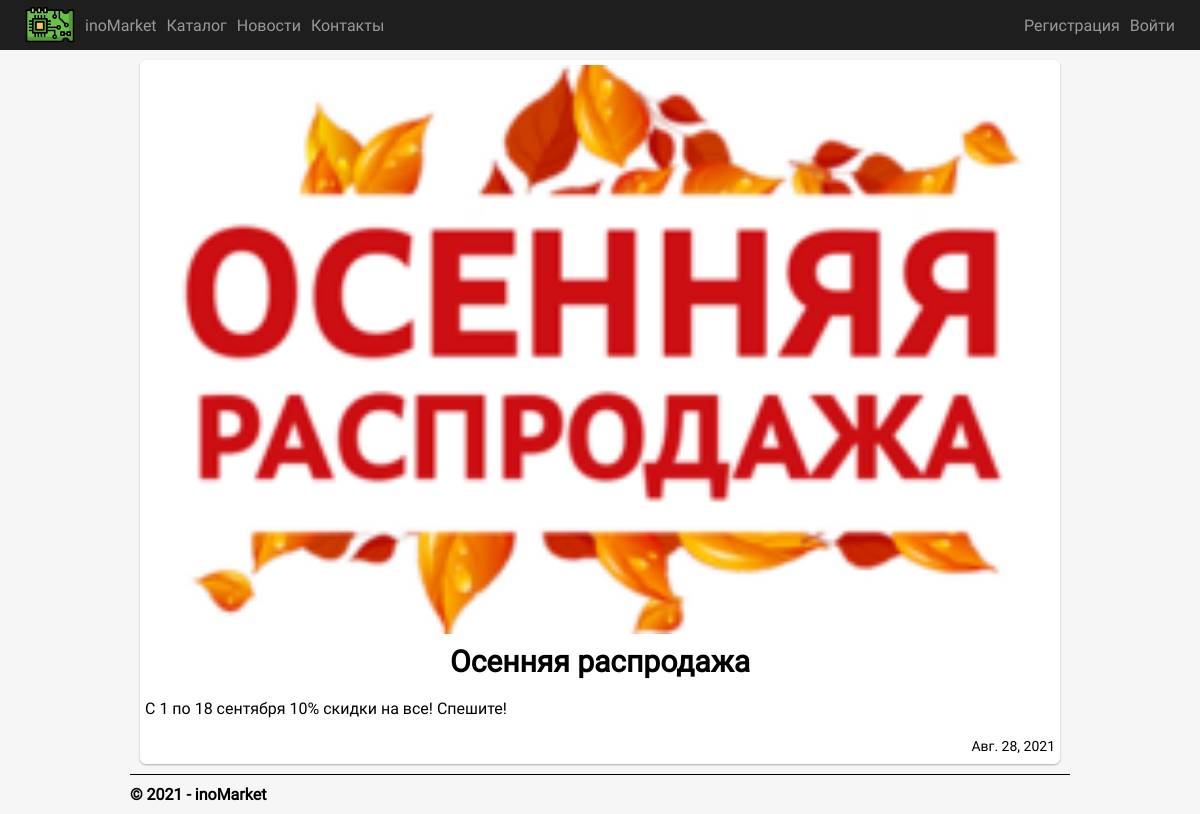
The app's page /news/2/, older data.
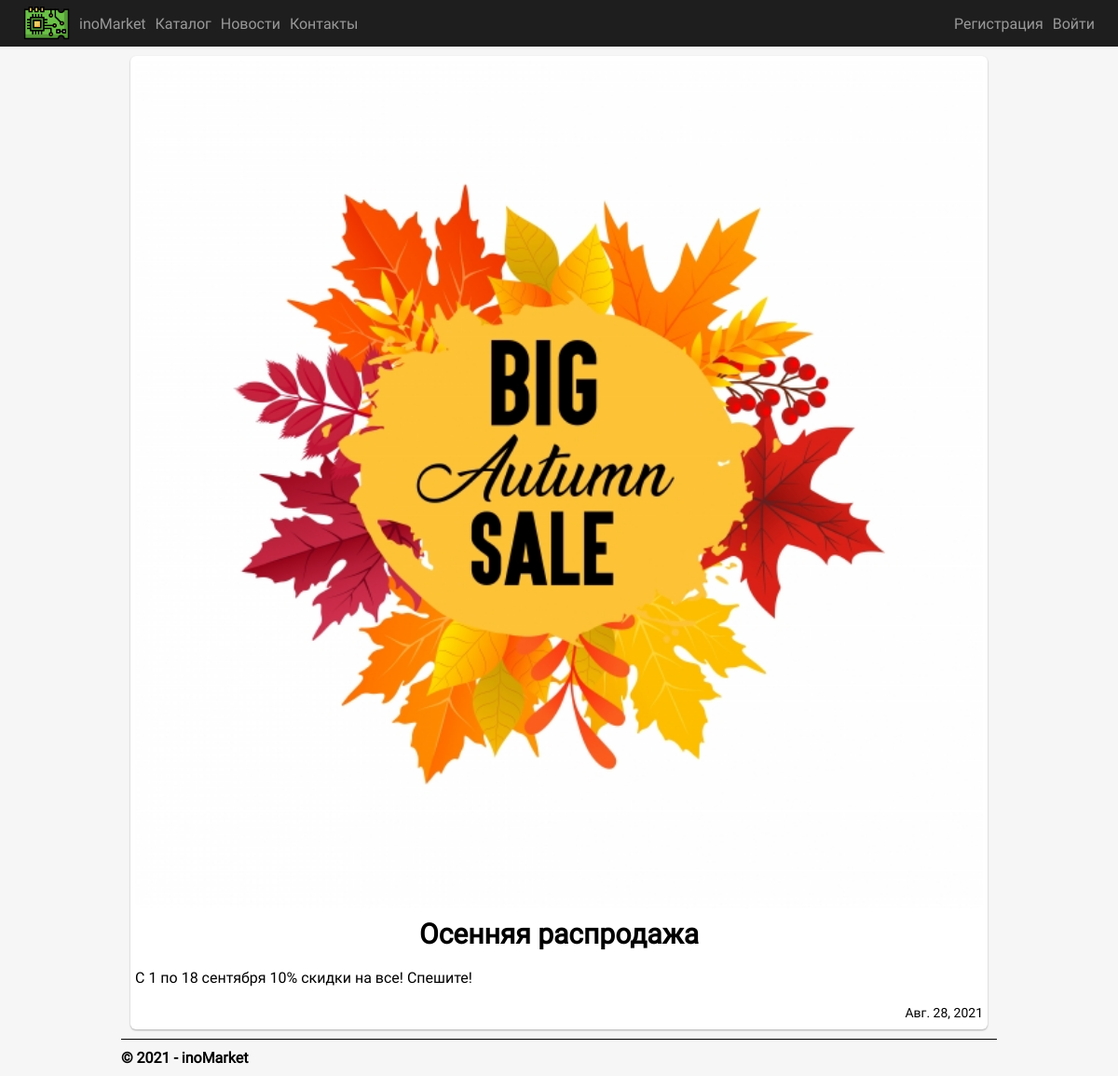
The same page, newer data.
### app/models.py (models this page shows, shortened)
class News(models.Model):
  title = models.CharField(max_length=150, verbose_name='Заголовок новости')
  text = models.TextField(verbose_name='Текст новости')
  image = models.FileField(default = 'placeholder/placeholder.png', verbose_name = 'Изображение к новости')
  date = models.DateField(default=datetime.now(), verbose_name='Дата публикации')
  class Meta:
    db_table = "News"
    ordering = ["-date"]
    verbose_name = "Новость"
    verbose_name_plural = "Новости"

### app/views.py (the view)
# urls.py: url(r'^news/(?P<parametr>\d+)/$', app.views.news_post, name='post'),
def news_post(request, parametr):
    print('\n\n\IM HERE!!!!!!!!!!!!!!\n\n')
    post = News.objects.get(id = parametr)
    assert isinstance(request, HttpRequest)
    return render(
        request,
        'app/news_post.html',
        {
            'post' : post,
            'title':'Новости',
            'year':datetime.now().year,
        }
    )

### app/templates/app/news_post.html
{% extends "app/layout.html" %} {% block content %}
<div class="post-container">
  <div class="npc">
    <div class="img-container">
      <img src="{{post.image.url}}" />
    </div>
    <h3 class="post-title">{{post.title}}</h3>
    <p class="post-text">{{post.text}}</p>
    <p class="post-date">{{post.date}}</p>
  </div>
</div>
{% endblock %}

Row changes from the older to the newer data that the page shows:
changed News "Осенняя распродажа": image: a different picture
